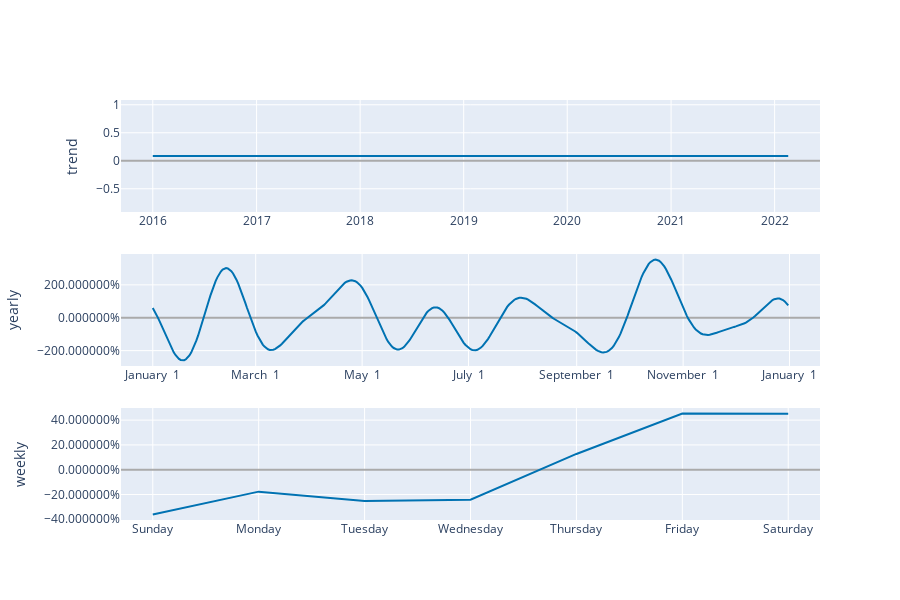

Source (notebook cell):
### Code cell
plot_components_plotly(m, forecast)

### Figure 1 — Plotly figure (JSON) as saved in the notebook; plotly's stock layout.template omitted (floating-point values rounded to 4 significant figures; data arrays with more than 128 entries replaced by an {"elided": "..."} marker saying what was removed)
{"data": [{"line": {"color": "#0072B2", "width": 2}, "mode": "lines", "name": "trend", "type": "scatter", "x": {"elided": "2241 str values"}, "xaxis": "x", "y": {"elided": "2241 float values"}, "yaxis": "y"}, {"line": {"color": "#0072B2", "width": 2}, "mode": "lines", "name": "yearly", "type": "scatter", "x": {"elided": "365 str values"}, "xaxis": "x2", "y": {"elided": "365 float values"}, "yaxis": "y2"}, {"line": {"color": "#0072B2", "width": 2}, "mode": "lines", "name": "weekly", "type": "scatter", "x": ["2017-01-01T00:00:00", "2017-01-02T00:00:00", "2017-01-03T00:00:00", "2017-01-04T00:00:00", "2017-01-05T00:00:00", "2017-01-06T00:00:00", "2017-01-07T00:00:00"], "xaxis": "x3", "y": [-0.3606, -0.177, -0.2518, -0.2422, 0.1271, 0.4526, 0.4519], "yaxis": "y3"}], "layout": {"height": 600, "showlegend": false, "width": 900, "xaxis": {"anchor": "y", "domain": [0, 1], "range": ["2015-09-11T00:00:00", "2022-06-10T00:00:00"], "type": "date"}, "xaxis2": {"anchor": "y2", "domain": [0, 1], "range": ["2016-12-13T18:54:02.958904115", "2018-01-18T11:04:57.863013581"], "tickformat": "%B %e", "type": "date"}, "xaxis3": {"anchor": "y3", "domain": [0, 1], "range": ["2016-12-31T16:48:00", "2017-01-07T07:12:00"], "tickformat": "%A", "type": "date"}, "yaxis": {"anchor": "x", "domain": [0.7333, 1], "rangemode": "normal", "title": {"text": "trend"}, "zerolinecolor": "#AAA"}, "yaxis2": {"anchor": "x2", "domain": [0.3667, 0.6333], "hoverformat": ".2%", "tickformat": "%", "title": {"text": "yearly"}, "zerolinecolor": "#AAA"}, "yaxis3": {"anchor": "x3", "domain": [0, 0.2667], "hoverformat": ".2%", "tickformat": "%", "title": {"text": "weekly"}, "zerolinecolor": "#AAA"}}}
